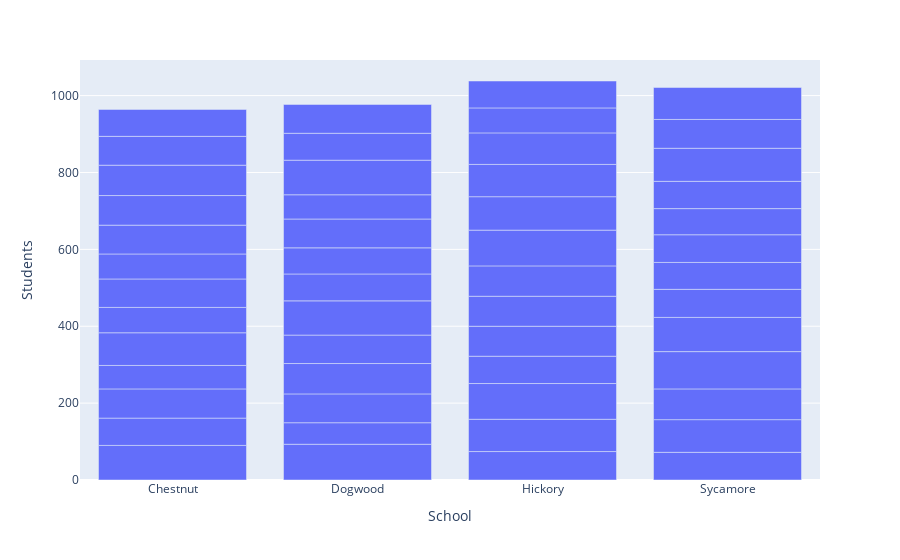

The notebook cell saved with this chart:
### Markdown cell above
Note that this chart is interactive by default: hovering over any bar will show you the exact number of students enrolled at its corresponding school. You can also access various tools when hovering over the top right of the output.

Why did we call Plotly's histogram() function rather than bar()? As the Plotly documentation notes, "with px.bar, each row of the DataFrame is represented as a rectangular mark." As a result, since each school has 12 grades, we'd then end up with 12 rectangles per bar, as shown below:

### Code cell
px.bar(df_school_grade_pivot, 
       x = 'School', y = 'Students') # note that each grade is represented by
# its own bar.

### Figure 1 — Plotly figure (JSON) as saved in the notebook; plotly's stock layout.template omitted (floating-point values rounded to 4 significant figures)
{"data": [{"alignmentgroup": "True", "hovertemplate": "School=%{x}<br>Students=%{y}<extra></extra>", "legendgroup": "", "marker": {"color": "#636efa", "pattern": {"shape": ""}}, "name": "", "offsetgroup": "", "orientation": "v", "showlegend": false, "textposition": "auto", "type": "bar", "x": ["Chestnut", "Chestnut", "Chestnut", "Chestnut", "Chestnut", "Chestnut", "Chestnut", "Chestnut", "Chestnut", "Chestnut", "Chestnut", "Chestnut", "Chestnut", "Dogwood", "Dogwood", "Dogwood", "Dogwood", "Dogwood", "Dogwood", "Dogwood", "Dogwood", "Dogwood", "Dogwood", "Dogwood", "Dogwood", "Dogwood", "Hickory", "Hickory", "Hickory", "Hickory", "Hickory", "Hickory", "Hickory", "Hickory", "Hickory", "Hickory", "Hickory", "Hickory", "Hickory", "Sycamore", "Sycamore", "Sycamore", "Sycamore", "Sycamore", "Sycamore", "Sycamore", "Sycamore", "Sycamore", "Sycamore", "Sycamore", "Sycamore", "Sycamore"], "xaxis": "x", "y": [90, 71, 76, 61, 85, 66, 74, 65, 75, 77, 79, 75, 70, 93, 56, 75, 79, 74, 89, 70, 68, 75, 63, 90, 70, 75, 74, 84, 93, 71, 78, 78, 79, 93, 87, 84, 82, 65, 70, 72, 85, 80, 97, 89, 73, 70, 72, 68, 71, 86, 75, 83], "yaxis": "y"}], "layout": {"autosize": true, "barmode": "relative", "legend": {"tracegroupgap": 0}, "margin": {"t": 60}, "xaxis": {"anchor": "y", "autorange": true, "domain": [0, 1], "range": [-0.5, 3.5], "title": {"text": "School"}, "type": "category"}, "yaxis": {"anchor": "x", "autorange": true, "domain": [0, 1], "range": [0, 1093.0], "title": {"text": "Students"}, "type": "linear"}}}
